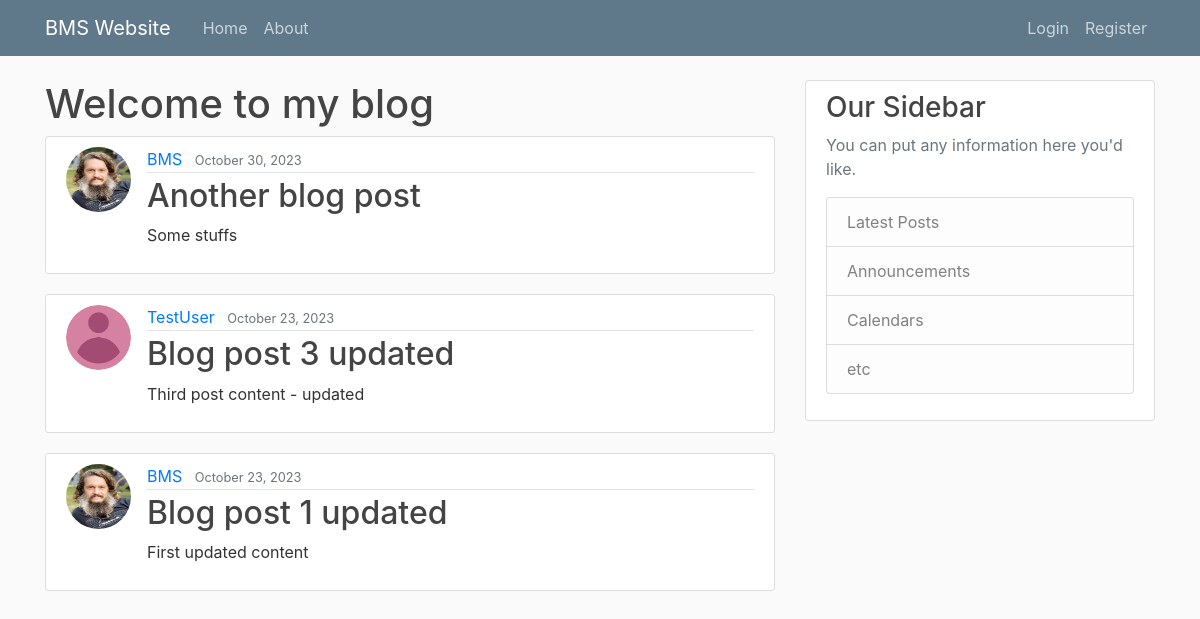
The page /blog/ on the database as committed earlier.
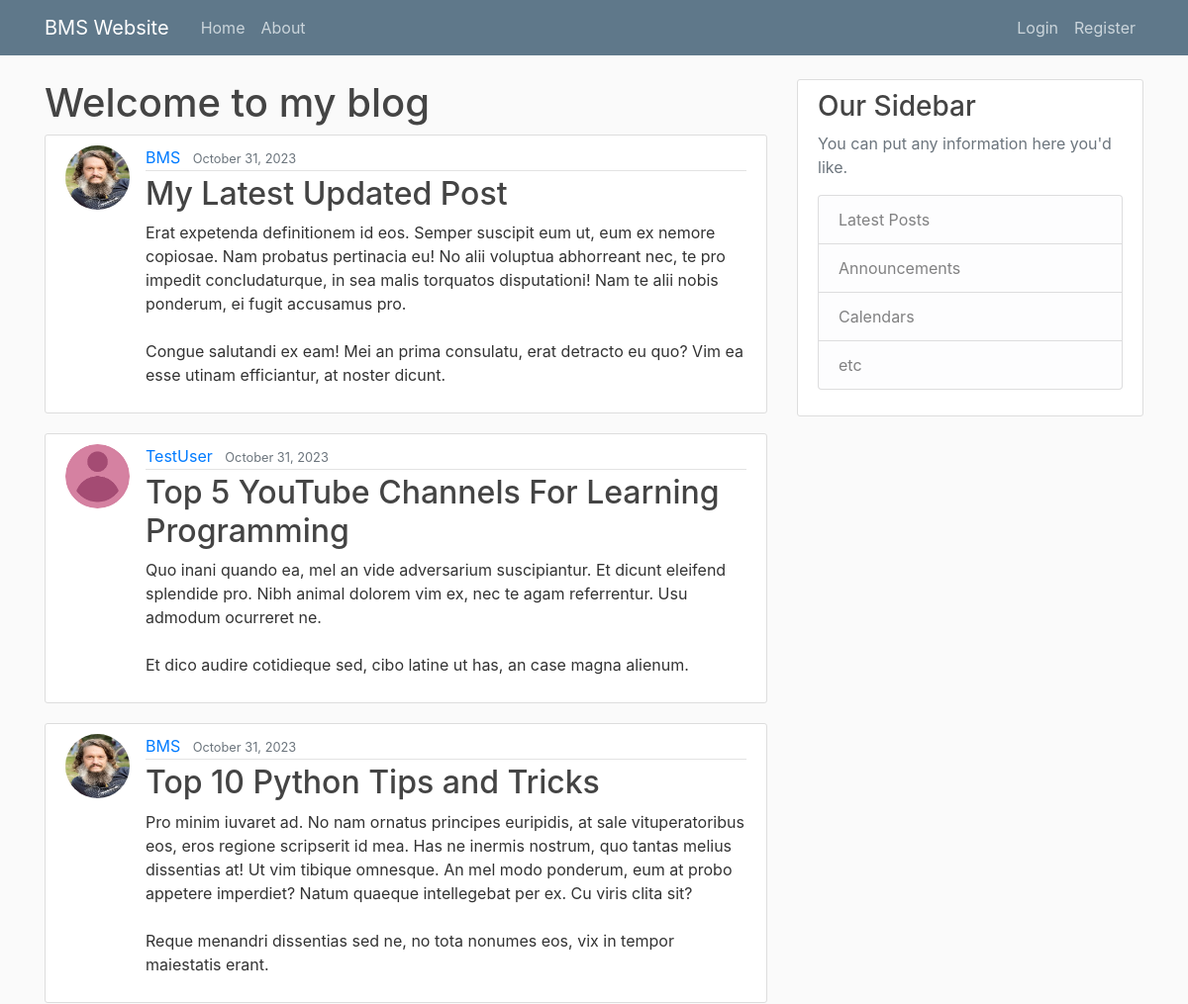
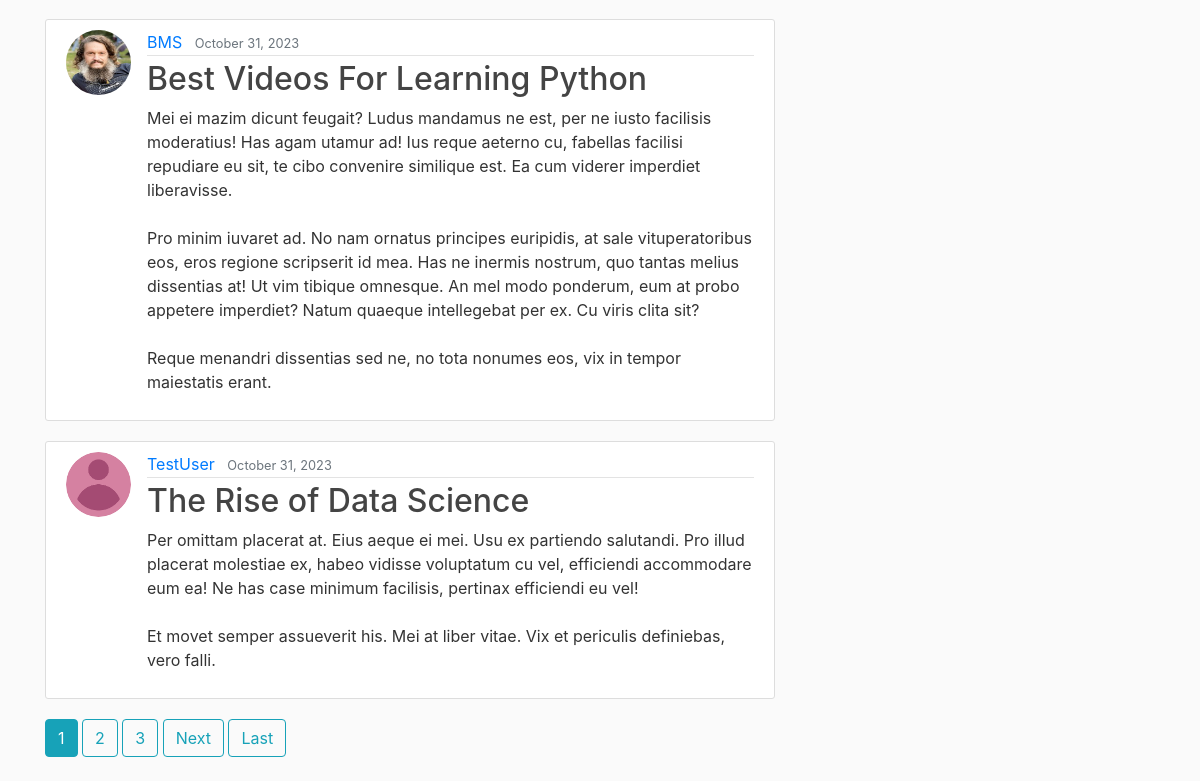
The same page on the database as committed later (2 pictures, top to bottom).
### blog/models.py (models this page shows, shortened)
class Post(models.Model):
    title = models.CharField(max_length=100)
    content = models.TextField()
    date_posted = models.DateTimeField(default=timezone.now)
    author = models.ForeignKey(User, on_delete=models.CASCADE)

### users/models.py (models this page shows, shortened)
class Profile(models.Model):
    user = models.OneToOneField(User, on_delete=models.CASCADE)
    image = models.ImageField(default='default.png', upload_to='profile_pics')

### blog/views.py (the view)
# urls.py: path("", PostListView.as_view(), name="blog-home"),
class PostListView(ListView):
    model = Post
    template_name = "blog/home.html"
    context_object_name = 'posts'
    ordering = ['-date_posted']
    paginate_by = 5

### blog/templates/blog/home.html (shortened to what this page needs)
{% extends "blog/base.html" %}
{% block content %}
    <h1>Welcome to my blog</h1>
    {% for post in posts %}
        <article class="media content-section">
          <img class="rounded-circle article-img" src="{{ post.author.profile.image.url }}">
          <div class="media-body">
            <div class="article-metadata">
              <a class="mr-2" href="{% url 'user-posts' post.author.username %}">{{ post.author }}</a>
              <small class="text-muted">{{ post.date_posted|date:'F d, Y' }}</small>
            </div>
            <h2><a class="article-title" href="{% url 'post-detail' post.id %}">{{ post.title }}</a></h2>
            <p class="article-content">{{ post.content }}</p>
          </div>
        </article>
    {% endfor %}
    {% if is_paginated %}
        {% for num in page_obj.paginator.page_range %}
            {% if page_obj.number == num %}
                <a class="btn btn-info mb-4" href="?page={{ num }}">{{ num }}</a>
            {% elif num > page_obj.number|add:'-3' and num < page_obj.number|add:'3' %}
                <a class="btn btn-outline-info mb-4" href="?page={{ num }}">{{ num }}</a>
            {% endif %}
        {% endfor %}
        {% if page_obj.has_next %}
            <a class="btn btn-outline-info mb-4" href="?page={{ page_obj.next_page_number }}">Next</a>
            <a class="btn btn-outline-info mb-4" href="?page={{ page_obj.paginator.num_pages }}">Last</a>
        {% endif %}
    {% endif %}
{% endblock content %}

Rows that differ between the two databases and show on the page:
no longer on this page (row unchanged): Post: author.profile.image (picture), author "BMS", date_posted "October 30, 2023", title "Another blog post", content "Some stuffs"
no longer on this page (row unchanged): Post: author.profile.image (placeholder picture), author "TestUser", date_posted "October 23, 2023", title "Blog post 3 updated", content "Third post content - updated"
no longer on this page (row unchanged): Post: author.profile.image (picture), author "BMS", date_posted "October 23, 2023", title "Blog post 1 updated", content "First updated content"
added Post: author.profile.image (picture), author "BMS", date_posted "October 31, 2023", title "My Latest Updated Post", content "Erat expetenda definitionem id eos. Semper suscipit eum ut, eum ex nemore copiosae. Nam probatus pertinacia eu! No alii voluptua abhorreant nec, te pro impedit concludaturque, in sea malis torquatos disputationi! Nam te alii nobis ponderum, ei fugit accusamus pro. Congue salutandi ex eam! Mei an prima consulatu, erat detracto eu quo? Vim ea esse utinam efficiantur, at noster dicunt."
added Post: author.profile.image (placeholder picture), author "TestUser", date_posted "October 31, 2023", title "Top 5 YouTube Channels For Learning Programming", content "Quo inani quando ea, mel an vide adversarium suscipiantur. Et dicunt eleifend splendide pro. Nibh animal dolorem vim ex, nec te agam referrentur. Usu admodum ocurreret ne. Et dico audire cotidieque sed, cibo latine ut has, an case magna alienum."
added Post: author.profile.image (picture), author "BMS", date_posted "October 31, 2023", title "Top 10 Python Tips and Tricks", content "Pro minim iuvaret ad. No nam ornatus principes euripidis, at sale vituperatoribus eos, eros regione scripserit id mea. Has ne inermis nostrum, quo tantas melius dissentias at! Ut vim tibique omnesque. An mel modo ponderum, eum at probo appetere imperdiet? Natum quaeque intellegebat per ex. Cu viris clita sit? Reque menandri dissentias sed ne, no tota nonumes eos, vix in tempor maiestatis erant."
added Post: author.profile.image (picture), author "BMS", date_posted "October 31, 2023", title "Best Videos For Learning Python", content "Mei ei mazim dicunt feugait? Ludus mandamus ne est, per ne iusto facilisis moderatius! Has agam utamur ad! Ius reque aeterno cu, fabellas facilisi repudiare eu sit, te cibo convenire similique est. Ea cum viderer imperdiet liberavisse. Pro minim iuvaret ad. No nam ornatus principes euripidis, at sale vituperatoribus eos, eros regione scripserit id mea. Has ne inermis nostrum, quo tantas melius dissentias at! Ut vim tibique omnesque. An mel modo ponderum, eum at probo appetere imperdiet? Natum quaeque intellegebat per ex. Cu viris clita sit? Reque menandri dissentias sed ne, no tota nonumes eos, vix in tempor maiestatis erant."
added Post: author.profile.image (placeholder picture), author "TestUser", date_posted "October 31, 2023", title "The Rise of Data Science", content "Per omittam placerat at. Eius aeque ei mei. Usu ex partiendo salutandi. Pro illud placerat molestiae ex, habeo vidisse voluptatum cu vel, efficiendi accommodare eum ea! Ne has case minimum facilisis, pertinax efficiendi eu vel! Et movet semper assueverit his. Mei at liber vitae. Vix et periculis definiebas, vero falli."
Other text that changed with them:
new list line: "1"
new list line: "2"
new list line: "3"
text now shown: "Next Last"
